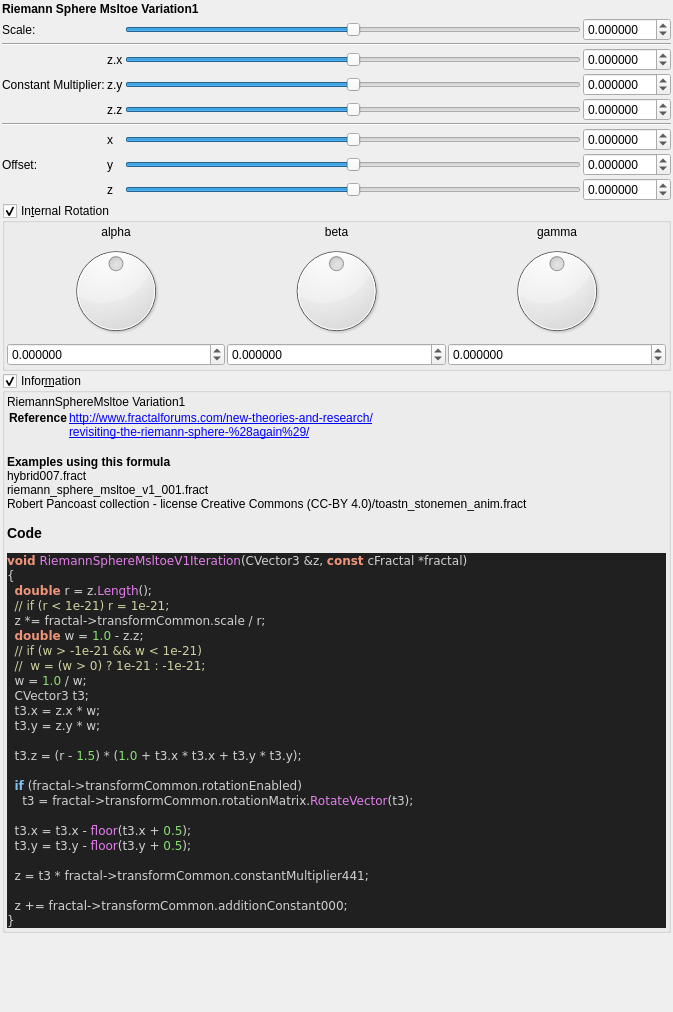
<?xml version="1.0" encoding="UTF-8"?>
<ui version="4.0">
 <class>riemann_sphere_msltoe_v1</class>
 <widget class="QWidget" name="Form">
  <property name="geometry">
   <rect>
    <x>0</x>
    <y>0</y>
    <width>673</width>
    <height>1012</height>
   </rect>
  </property>
  <property name="windowTitle">
   <string notr="true">riemann_sphere_msltoe_v1</string>
  </property>
  <layout class="QVBoxLayout" name="verticalLayout">
   <property name="spacing">
    <number>2</number>
   </property>
   <property name="leftMargin">
    <number>2</number>
   </property>
   <property name="topMargin">
    <number>2</number>
   </property>
   <property name="rightMargin">
    <number>2</number>
   </property>
   <property name="bottomMargin">
    <number>2</number>
   </property>
   <item>
    <widget class="QLabel" name="label_252">
     <property name="font">
      <font>
       <weight>75</weight>
       <bold>true</bold>
      </font>
     </property>
     <property name="text">
      <string>Riemann Sphere Msltoe Variation1</string>
     </property>
    </widget>
   </item>
   <item>
    <layout class="QGridLayout" name="gridLayout_63">
     <property name="spacing">
      <number>2</number>
     </property>
     <item row="2" column="4">
      <widget class="MyDoubleSpinBox" name="spinbox3_transf_constant_multiplier_441_x">
       <property name="sizePolicy">
        <sizepolicy hsizetype="Minimum" vsizetype="Maximum">
         <horstretch>0</horstretch>
         <verstretch>0</verstretch>
        </sizepolicy>
       </property>
       <property name="prefix">
        <string/>
       </property>
       <property name="suffix">
        <string/>
       </property>
       <property name="decimals">
        <number>6</number>
       </property>
       <property name="minimum">
        <double>-99.989999999999995</double>
       </property>
       <property name="maximum">
        <double>99.989999999999995</double>
       </property>
       <property name="singleStep">
        <double>0.100000000000000</double>
       </property>
      </widget>
     </item>
     <item row="3" column="4">
      <widget class="MyDoubleSpinBox" name="spinbox3_transf_constant_multiplier_441_y">
       <property name="sizePolicy">
        <sizepolicy hsizetype="Minimum" vsizetype="Maximum">
         <horstretch>0</horstretch>
         <verstretch>0</verstretch>
        </sizepolicy>
       </property>
       <property name="prefix">
        <string/>
       </property>
       <property name="suffix">
        <string/>
       </property>
       <property name="decimals">
        <number>6</number>
       </property>
       <property name="minimum">
        <double>-99.989999999999995</double>
       </property>
       <property name="maximum">
        <double>99.989999999999995</double>
       </property>
       <property name="singleStep">
        <double>0.100000000000000</double>
       </property>
      </widget>
     </item>
     <item row="3" column="1">
      <widget class="QLabel" name="label_108">
       <property name="text">
        <string>Constant Multiplier:</string>
       </property>
      </widget>
     </item>
     <item row="4" column="3">
      <widget class="QSlider" name="slider3_transf_constant_multiplier_441_z">
       <property name="sizePolicy">
        <sizepolicy hsizetype="Expanding" vsizetype="Maximum">
         <horstretch>0</horstretch>
         <verstretch>0</verstretch>
        </sizepolicy>
       </property>
       <property name="minimum">
        <number>-10000000</number>
       </property>
       <property name="maximum">
        <number>10000000</number>
       </property>
       <property name="value">
        <number>0</number>
       </property>
       <property name="sliderPosition">
        <number>0</number>
       </property>
       <property name="orientation">
        <enum>Qt::Horizontal</enum>
       </property>
      </widget>
     </item>
     <item row="4" column="2">
      <widget class="QLabel" name="label_111">
       <property name="text">
        <string notr="true">z.z</string>
       </property>
      </widget>
     </item>
     <item row="4" column="4">
      <widget class="MyDoubleSpinBox" name="spinbox3_transf_constant_multiplier_441_z">
       <property name="sizePolicy">
        <sizepolicy hsizetype="Minimum" vsizetype="Maximum">
         <horstretch>0</horstretch>
         <verstretch>0</verstretch>
        </sizepolicy>
       </property>
       <property name="prefix">
        <string/>
       </property>
       <property name="suffix">
        <string/>
       </property>
       <property name="decimals">
        <number>6</number>
       </property>
       <property name="minimum">
        <double>-99.989999999999995</double>
       </property>
       <property name="maximum">
        <double>99.989999999999995</double>
       </property>
       <property name="singleStep">
        <double>0.100000000000000</double>
       </property>
      </widget>
     </item>
     <item row="1" column="1" colspan="4">
      <widget class="Line" name="line_55">
       <property name="orientation">
        <enum>Qt::Horizontal</enum>
       </property>
      </widget>
     </item>
     <item row="7" column="1">
      <widget class="QLabel" name="label_255">
       <property name="text">
        <string>Offset:</string>
       </property>
      </widget>
     </item>
     <item row="6" column="1">
      <widget class="QLabel" name="label_253">
       <property name="text">
        <string/>
       </property>
      </widget>
     </item>
     <item row="0" column="4">
      <widget class="MyDoubleSpinBox" name="spinbox_transf_scale">
       <property name="sizePolicy">
        <sizepolicy hsizetype="Minimum" vsizetype="Maximum">
         <horstretch>0</horstretch>
         <verstretch>0</verstretch>
        </sizepolicy>
       </property>
       <property name="prefix">
        <string/>
       </property>
       <property name="suffix">
        <string/>
       </property>
       <property name="decimals">
        <number>6</number>
       </property>
       <property name="minimum">
        <double>-99.989999999999995</double>
       </property>
       <property name="maximum">
        <double>99.989999999999995</double>
       </property>
       <property name="singleStep">
        <double>0.100000000000000</double>
       </property>
      </widget>
     </item>
     <item row="8" column="1">
      <widget class="QLabel" name="label_257">
       <property name="text">
        <string/>
       </property>
      </widget>
     </item>
     <item row="7" column="4">
      <widget class="MyDoubleSpinBox" name="spinbox3_transf_addition_constant_y">
       <property name="sizePolicy">
        <sizepolicy hsizetype="Minimum" vsizetype="Maximum">
         <horstretch>0</horstretch>
         <verstretch>0</verstretch>
        </sizepolicy>
       </property>
       <property name="prefix">
        <string/>
       </property>
       <property name="suffix">
        <string/>
       </property>
       <property name="decimals">
        <number>6</number>
       </property>
       <property name="minimum">
        <double>-99.989999999999995</double>
       </property>
       <property name="maximum">
        <double>99.989999999999995</double>
       </property>
       <property name="singleStep">
        <double>0.100000000000000</double>
       </property>
      </widget>
     </item>
     <item row="6" column="4">
      <widget class="MyDoubleSpinBox" name="spinbox3_transf_addition_constant_x">
       <property name="sizePolicy">
        <sizepolicy hsizetype="Minimum" vsizetype="Maximum">
         <horstretch>0</horstretch>
         <verstretch>0</verstretch>
        </sizepolicy>
       </property>
       <property name="prefix">
        <string/>
       </property>
       <property name="suffix">
        <string/>
       </property>
       <property name="decimals">
        <number>6</number>
       </property>
       <property name="minimum">
        <double>-99.989999999999995</double>
       </property>
       <property name="maximum">
        <double>99.989999999999995</double>
       </property>
       <property name="singleStep">
        <double>0.100000000000000</double>
       </property>
      </widget>
     </item>
     <item row="0" column="1">
      <widget class="QLabel" name="label_251">
       <property name="text">
        <string>Scale:</string>
       </property>
      </widget>
     </item>
     <item row="7" column="3">
      <widget class="QSlider" name="slider3_transf_addition_constant_y">
       <property name="sizePolicy">
        <sizepolicy hsizetype="Expanding" vsizetype="Maximum">
         <horstretch>0</horstretch>
         <verstretch>0</verstretch>
        </sizepolicy>
       </property>
       <property name="minimum">
        <number>-5000000</number>
       </property>
       <property name="maximum">
        <number>5000000</number>
       </property>
       <property name="singleStep">
        <number>1</number>
       </property>
       <property name="orientation">
        <enum>Qt::Horizontal</enum>
       </property>
      </widget>
     </item>
     <item row="0" column="3">
      <widget class="QSlider" name="slider_transf_scale">
       <property name="sizePolicy">
        <sizepolicy hsizetype="Preferred" vsizetype="Preferred">
         <horstretch>0</horstretch>
         <verstretch>0</verstretch>
        </sizepolicy>
       </property>
       <property name="minimum">
        <number>-5000000</number>
       </property>
       <property name="maximum">
        <number>5000000</number>
       </property>
       <property name="singleStep">
        <number>1</number>
       </property>
       <property name="orientation">
        <enum>Qt::Horizontal</enum>
       </property>
      </widget>
     </item>
     <item row="8" column="4">
      <widget class="MyDoubleSpinBox" name="spinbox3_transf_addition_constant_z">
       <property name="sizePolicy">
        <sizepolicy hsizetype="Minimum" vsizetype="Maximum">
         <horstretch>0</horstretch>
         <verstretch>0</verstretch>
        </sizepolicy>
       </property>
       <property name="prefix">
        <string/>
       </property>
       <property name="suffix">
        <string/>
       </property>
       <property name="decimals">
        <number>6</number>
       </property>
       <property name="minimum">
        <double>-99.989999999999995</double>
       </property>
       <property name="maximum">
        <double>99.989999999999995</double>
       </property>
       <property name="singleStep">
        <double>0.100000000000000</double>
       </property>
      </widget>
     </item>
     <item row="6" column="3">
      <widget class="QSlider" name="slider3_transf_addition_constant_x">
       <property name="sizePolicy">
        <sizepolicy hsizetype="Preferred" vsizetype="Preferred">
         <horstretch>0</horstretch>
         <verstretch>0</verstretch>
        </sizepolicy>
       </property>
       <property name="minimum">
        <number>-5000000</number>
       </property>
       <property name="maximum">
        <number>5000000</number>
       </property>
       <property name="singleStep">
        <number>1</number>
       </property>
       <property name="orientation">
        <enum>Qt::Horizontal</enum>
       </property>
      </widget>
     </item>
     <item row="8" column="3">
      <widget class="QSlider" name="slider3_transf_addition_constant_z">
       <property name="sizePolicy">
        <sizepolicy hsizetype="Expanding" vsizetype="Maximum">
         <horstretch>0</horstretch>
         <verstretch>0</verstretch>
        </sizepolicy>
       </property>
       <property name="minimum">
        <number>-5000000</number>
       </property>
       <property name="maximum">
        <number>5000000</number>
       </property>
       <property name="singleStep">
        <number>1</number>
       </property>
       <property name="orientation">
        <enum>Qt::Horizontal</enum>
       </property>
      </widget>
     </item>
     <item row="2" column="3">
      <widget class="QSlider" name="slider3_transf_constant_multiplier_441_x">
       <property name="sizePolicy">
        <sizepolicy hsizetype="Expanding" vsizetype="Maximum">
         <horstretch>0</horstretch>
         <verstretch>0</verstretch>
        </sizepolicy>
       </property>
       <property name="minimum">
        <number>-10000000</number>
       </property>
       <property name="maximum">
        <number>10000000</number>
       </property>
       <property name="value">
        <number>0</number>
       </property>
       <property name="sliderPosition">
        <number>0</number>
       </property>
       <property name="orientation">
        <enum>Qt::Horizontal</enum>
       </property>
      </widget>
     </item>
     <item row="3" column="2">
      <widget class="QLabel" name="label_110">
       <property name="text">
        <string notr="true">z.y</string>
       </property>
      </widget>
     </item>
     <item row="2" column="2">
      <widget class="QLabel" name="label_109">
       <property name="text">
        <string notr="true">z.x</string>
       </property>
      </widget>
     </item>
     <item row="3" column="3">
      <widget class="QSlider" name="slider3_transf_constant_multiplier_441_y">
       <property name="sizePolicy">
        <sizepolicy hsizetype="Expanding" vsizetype="Maximum">
         <horstretch>0</horstretch>
         <verstretch>0</verstretch>
        </sizepolicy>
       </property>
       <property name="minimum">
        <number>-10000000</number>
       </property>
       <property name="maximum">
        <number>10000000</number>
       </property>
       <property name="value">
        <number>0</number>
       </property>
       <property name="sliderPosition">
        <number>0</number>
       </property>
       <property name="orientation">
        <enum>Qt::Horizontal</enum>
       </property>
      </widget>
     </item>
     <item row="6" column="2">
      <widget class="QLabel" name="label_112">
       <property name="text">
        <string notr="true">x</string>
       </property>
      </widget>
     </item>
     <item row="5" column="1" colspan="4">
      <widget class="Line" name="line_53">
       <property name="orientation">
        <enum>Qt::Horizontal</enum>
       </property>
      </widget>
     </item>
     <item row="7" column="2">
      <widget class="QLabel" name="label_113">
       <property name="text">
        <string notr="true">y</string>
       </property>
      </widget>
     </item>
     <item row="8" column="2">
      <widget class="QLabel" name="label_114">
       <property name="text">
        <string notr="true">z</string>
       </property>
      </widget>
     </item>
    </layout>
   </item>
   <item>
    <widget class="MyGroupBox" name="groupCheck_transf_rotation_enabled">
     <property name="title">
      <string>In&amp;ternal Rotation</string>
     </property>
     <property name="checkable">
      <bool>true</bool>
     </property>
     <layout class="QVBoxLayout" name="verticalLayout_8" stretch="0">
      <property name="spacing">
       <number>2</number>
      </property>
      <property name="leftMargin">
       <number>2</number>
      </property>
      <property name="topMargin">
       <number>2</number>
      </property>
      <property name="rightMargin">
       <number>2</number>
      </property>
      <property name="bottomMargin">
       <number>2</number>
      </property>
      <item>
       <layout class="QGridLayout" name="gridLayout_10">
        <property name="spacing">
         <number>2</number>
        </property>
        <item row="1" column="2">
         <widget class="QLabel" name="label_36">
          <property name="text">
           <string notr="true">gamma</string>
          </property>
          <property name="alignment">
           <set>Qt::AlignCenter</set>
          </property>
         </widget>
        </item>
        <item row="1" column="1">
         <widget class="QLabel" name="label_34">
          <property name="text">
           <string notr="true">beta</string>
          </property>
          <property name="alignment">
           <set>Qt::AlignCenter</set>
          </property>
         </widget>
        </item>
        <item row="1" column="0">
         <widget class="QLabel" name="label_35">
          <property name="text">
           <string notr="true">alpha</string>
          </property>
          <property name="alignment">
           <set>Qt::AlignCenter</set>
          </property>
         </widget>
        </item>
        <item row="2" column="1">
         <widget class="QDial" name="dial3_transf_rotation_y">
          <property name="minimum">
           <number>-18000</number>
          </property>
          <property name="maximum">
           <number>18000</number>
          </property>
          <property name="wrapping">
           <bool>true</bool>
          </property>
         </widget>
        </item>
        <item row="2" column="2">
         <widget class="QDial" name="dial3_transf_rotation_z">
          <property name="minimum">
           <number>-18000</number>
          </property>
          <property name="maximum">
           <number>18000</number>
          </property>
          <property name="wrapping">
           <bool>true</bool>
          </property>
         </widget>
        </item>
        <item row="3" column="0">
         <widget class="MyDoubleSpinBox" name="spinboxd3_transf_rotation_x">
          <property name="sizePolicy">
           <sizepolicy hsizetype="Minimum" vsizetype="Maximum">
            <horstretch>0</horstretch>
            <verstretch>0</verstretch>
           </sizepolicy>
          </property>
          <property name="prefix">
           <string/>
          </property>
          <property name="suffix">
           <string/>
          </property>
          <property name="decimals">
           <number>6</number>
          </property>
          <property name="minimum">
           <double>-180.000000000000000</double>
          </property>
          <property name="maximum">
           <double>180.000000000000000</double>
          </property>
          <property name="singleStep">
           <double>1.000000000000000</double>
          </property>
         </widget>
        </item>
        <item row="2" column="0">
         <widget class="QDial" name="dial3_transf_rotation_x">
          <property name="minimum">
           <number>-18000</number>
          </property>
          <property name="maximum">
           <number>18000</number>
          </property>
          <property name="wrapping">
           <bool>true</bool>
          </property>
         </widget>
        </item>
        <item row="3" column="2">
         <widget class="MyDoubleSpinBox" name="spinboxd3_transf_rotation_z">
          <property name="sizePolicy">
           <sizepolicy hsizetype="Minimum" vsizetype="Maximum">
            <horstretch>0</horstretch>
            <verstretch>0</verstretch>
           </sizepolicy>
          </property>
          <property name="prefix">
           <string/>
          </property>
          <property name="suffix">
           <string/>
          </property>
          <property name="decimals">
           <number>6</number>
          </property>
          <property name="minimum">
           <double>-180.000000000000000</double>
          </property>
          <property name="maximum">
           <double>180.000000000000000</double>
          </property>
          <property name="singleStep">
           <double>1.000000000000000</double>
          </property>
         </widget>
        </item>
        <item row="3" column="1">
         <widget class="MyDoubleSpinBox" name="spinboxd3_transf_rotation_y">
          <property name="sizePolicy">
           <sizepolicy hsizetype="Minimum" vsizetype="Maximum">
            <horstretch>0</horstretch>
            <verstretch>0</verstretch>
           </sizepolicy>
          </property>
          <property name="prefix">
           <string/>
          </property>
          <property name="suffix">
           <string/>
          </property>
          <property name="decimals">
           <number>6</number>
          </property>
          <property name="minimum">
           <double>-180.000000000000000</double>
          </property>
          <property name="maximum">
           <double>180.000000000000000</double>
          </property>
          <property name="singleStep">
           <double>1.000000000000000</double>
          </property>
         </widget>
        </item>
       </layout>
      </item>
     </layout>
    </widget>
   </item>
   <item>
    <widget class="MyGroupBox" name="groupCheck_info">
     <property name="title">
      <string>Infor&amp;mation</string>
     </property>
     <property name="flat">
      <bool>false</bool>
     </property>
     <property name="checkable">
      <bool>true</bool>
     </property>
     <layout class="QVBoxLayout" name="verticalLayout_2">
      <property name="spacing">
       <number>2</number>
      </property>
      <property name="leftMargin">
       <number>2</number>
      </property>
      <property name="topMargin">
       <number>2</number>
      </property>
      <property name="rightMargin">
       <number>2</number>
      </property>
      <property name="bottomMargin">
       <number>2</number>
      </property>
      <item>
       <widget class="QLabel" name="label_code_content">
        <property name="text">
         <string notr="true">&lt;p&gt;RiemannSphereMsltoe Variation1&lt;/p&gt;&lt;table&gt;
&lt;tr&gt;&lt;th&gt;Reference&lt;/th&gt;&lt;td&gt;&lt;a href=&quot;http://www.fractalforums.com/new-theories-and-research/&quot;&gt;http://www.fractalforums.com/new-theories-and-research/&lt;br&gt;
&lt;a href=&quot;revisiting-the-riemann-sphere-%28again%29/&quot;&gt;revisiting-the-riemann-sphere-%28again%29/&lt;br&gt;
&lt;/td&gt;&lt;/tr&gt;
&lt;/table&gt;
&lt;br&gt;&lt;b&gt;Examples using this formula&lt;/b&gt;&lt;br&gt;hybrid007.fract&lt;br&gt;riemann_sphere_msltoe_v1_001.fract&lt;br&gt;Robert Pancoast collection - license Creative Commons (CC-BY 4.0)/toastn_stonemen_anim.fract&lt;h3&gt;Code&lt;/h3&gt;
&lt;body style=&quot;background-color:#202020&quot;&gt;
&lt;pre style=&quot;color:#d0d0d0; background-color:#202020;  font-family:'Courier New',monospace;&quot;&gt;&lt;span style=&quot;color:#f09479; font-weight:bold&quot;&gt;void&lt;/span&gt; &lt;span style=&quot;color:#e47eed&quot;&gt;RiemannSphereMsltoeV1Iteration&lt;/span&gt;&lt;span style=&quot;color:#d0d0d0&quot;&gt;(&lt;/span&gt;CVector3 &lt;span style=&quot;color:#d0d0d0&quot;&gt;&amp;amp;&lt;/span&gt;z&lt;span style=&quot;color:#d0d0d0&quot;&gt;,&lt;/span&gt; &lt;span style=&quot;color:#f09479; font-weight:bold&quot;&gt;const&lt;/span&gt; cFractal &lt;span style=&quot;color:#d0d0d0&quot;&gt;*&lt;/span&gt;fractal&lt;span style=&quot;color:#d0d0d0&quot;&gt;)&lt;/span&gt;
&lt;span style=&quot;color:#d0d0d0&quot;&gt;{&lt;/span&gt;
  &lt;span style=&quot;color:#f09479; font-weight:bold&quot;&gt;double&lt;/span&gt; r &lt;span style=&quot;color:#d0d0d0&quot;&gt;=&lt;/span&gt; z&lt;span style=&quot;color:#d0d0d0&quot;&gt;.&lt;/span&gt;&lt;span style=&quot;color:#e47eed&quot;&gt;Length&lt;/span&gt;&lt;span style=&quot;color:#d0d0d0&quot;&gt;();&lt;/span&gt;
  &lt;span style=&quot;color:#d0d0a0&quot;&gt;// if (r &amp;lt; 1e-21) r = 1e-21;&lt;/span&gt;
  z &lt;span style=&quot;color:#d0d0d0&quot;&gt;*=&lt;/span&gt; fractal&lt;span style=&quot;color:#d0d0d0&quot;&gt;-&amp;gt;&lt;/span&gt;transformCommon&lt;span style=&quot;color:#d0d0d0&quot;&gt;.&lt;/span&gt;scale &lt;span style=&quot;color:#d0d0d0&quot;&gt;/&lt;/span&gt; r&lt;span style=&quot;color:#d0d0d0&quot;&gt;;&lt;/span&gt;
  &lt;span style=&quot;color:#f09479; font-weight:bold&quot;&gt;double&lt;/span&gt; w &lt;span style=&quot;color:#d0d0d0&quot;&gt;=&lt;/span&gt; &lt;span style=&quot;color:#87df71&quot;&gt;1.0&lt;/span&gt; &lt;span style=&quot;color:#d0d0d0&quot;&gt;-&lt;/span&gt; z&lt;span style=&quot;color:#d0d0d0&quot;&gt;.&lt;/span&gt;z&lt;span style=&quot;color:#d0d0d0&quot;&gt;;&lt;/span&gt;
  &lt;span style=&quot;color:#d0d0a0&quot;&gt;// if (w &amp;gt; -1e-21 &amp;amp;&amp;amp; w &amp;lt; 1e-21)&lt;/span&gt;
  &lt;span style=&quot;color:#d0d0a0&quot;&gt;//  w = (w &amp;gt; 0) ? 1e-21 : -1e-21;&lt;/span&gt;
  w &lt;span style=&quot;color:#d0d0d0&quot;&gt;=&lt;/span&gt; &lt;span style=&quot;color:#87df71&quot;&gt;1.0&lt;/span&gt; &lt;span style=&quot;color:#d0d0d0&quot;&gt;/&lt;/span&gt; w&lt;span style=&quot;color:#d0d0d0&quot;&gt;;&lt;/span&gt;
  CVector3 t3&lt;span style=&quot;color:#d0d0d0&quot;&gt;;&lt;/span&gt;
  t3&lt;span style=&quot;color:#d0d0d0&quot;&gt;.&lt;/span&gt;x &lt;span style=&quot;color:#d0d0d0&quot;&gt;=&lt;/span&gt; z&lt;span style=&quot;color:#d0d0d0&quot;&gt;.&lt;/span&gt;x &lt;span style=&quot;color:#d0d0d0&quot;&gt;*&lt;/span&gt; w&lt;span style=&quot;color:#d0d0d0&quot;&gt;;&lt;/span&gt;
  t3&lt;span style=&quot;color:#d0d0d0&quot;&gt;.&lt;/span&gt;y &lt;span style=&quot;color:#d0d0d0&quot;&gt;=&lt;/span&gt; z&lt;span style=&quot;color:#d0d0d0&quot;&gt;.&lt;/span&gt;y &lt;span style=&quot;color:#d0d0d0&quot;&gt;*&lt;/span&gt; w&lt;span style=&quot;color:#d0d0d0&quot;&gt;;&lt;/span&gt;

  t3&lt;span style=&quot;color:#d0d0d0&quot;&gt;.&lt;/span&gt;z &lt;span style=&quot;color:#d0d0d0&quot;&gt;= (&lt;/span&gt;r &lt;span style=&quot;color:#d0d0d0&quot;&gt;-&lt;/span&gt; &lt;span style=&quot;color:#87df71&quot;&gt;1.5&lt;/span&gt;&lt;span style=&quot;color:#d0d0d0&quot;&gt;) * (&lt;/span&gt;&lt;span style=&quot;color:#87df71&quot;&gt;1.0&lt;/span&gt; &lt;span style=&quot;color:#d0d0d0&quot;&gt;+&lt;/span&gt; t3&lt;span style=&quot;color:#d0d0d0&quot;&gt;.&lt;/span&gt;x &lt;span style=&quot;color:#d0d0d0&quot;&gt;*&lt;/span&gt; t3&lt;span style=&quot;color:#d0d0d0&quot;&gt;.&lt;/span&gt;x &lt;span style=&quot;color:#d0d0d0&quot;&gt;+&lt;/span&gt; t3&lt;span style=&quot;color:#d0d0d0&quot;&gt;.&lt;/span&gt;y &lt;span style=&quot;color:#d0d0d0&quot;&gt;*&lt;/span&gt; t3&lt;span style=&quot;color:#d0d0d0&quot;&gt;.&lt;/span&gt;y&lt;span style=&quot;color:#d0d0d0&quot;&gt;);&lt;/span&gt;

  &lt;span style=&quot;color:#7ec0ee; font-weight:bold&quot;&gt;if&lt;/span&gt; &lt;span style=&quot;color:#d0d0d0&quot;&gt;(&lt;/span&gt;fractal&lt;span style=&quot;color:#d0d0d0&quot;&gt;-&amp;gt;&lt;/span&gt;transformCommon&lt;span style=&quot;color:#d0d0d0&quot;&gt;.&lt;/span&gt;rotationEnabled&lt;span style=&quot;color:#d0d0d0&quot;&gt;)&lt;/span&gt;
    t3 &lt;span style=&quot;color:#d0d0d0&quot;&gt;=&lt;/span&gt; fractal&lt;span style=&quot;color:#d0d0d0&quot;&gt;-&amp;gt;&lt;/span&gt;transformCommon&lt;span style=&quot;color:#d0d0d0&quot;&gt;.&lt;/span&gt;rotationMatrix&lt;span style=&quot;color:#d0d0d0&quot;&gt;.&lt;/span&gt;&lt;span style=&quot;color:#e47eed&quot;&gt;RotateVector&lt;/span&gt;&lt;span style=&quot;color:#d0d0d0&quot;&gt;(&lt;/span&gt;t3&lt;span style=&quot;color:#d0d0d0&quot;&gt;);&lt;/span&gt;

  t3&lt;span style=&quot;color:#d0d0d0&quot;&gt;.&lt;/span&gt;x &lt;span style=&quot;color:#d0d0d0&quot;&gt;=&lt;/span&gt; t3&lt;span style=&quot;color:#d0d0d0&quot;&gt;.&lt;/span&gt;x &lt;span style=&quot;color:#d0d0d0&quot;&gt;-&lt;/span&gt; &lt;span style=&quot;color:#e47eed&quot;&gt;floor&lt;/span&gt;&lt;span style=&quot;color:#d0d0d0&quot;&gt;(&lt;/span&gt;t3&lt;span style=&quot;color:#d0d0d0&quot;&gt;.&lt;/span&gt;x &lt;span style=&quot;color:#d0d0d0&quot;&gt;+&lt;/span&gt; &lt;span style=&quot;color:#87df71&quot;&gt;0.5&lt;/span&gt;&lt;span style=&quot;color:#d0d0d0&quot;&gt;);&lt;/span&gt;
  t3&lt;span style=&quot;color:#d0d0d0&quot;&gt;.&lt;/span&gt;y &lt;span style=&quot;color:#d0d0d0&quot;&gt;=&lt;/span&gt; t3&lt;span style=&quot;color:#d0d0d0&quot;&gt;.&lt;/span&gt;y &lt;span style=&quot;color:#d0d0d0&quot;&gt;-&lt;/span&gt; &lt;span style=&quot;color:#e47eed&quot;&gt;floor&lt;/span&gt;&lt;span style=&quot;color:#d0d0d0&quot;&gt;(&lt;/span&gt;t3&lt;span style=&quot;color:#d0d0d0&quot;&gt;.&lt;/span&gt;y &lt;span style=&quot;color:#d0d0d0&quot;&gt;+&lt;/span&gt; &lt;span style=&quot;color:#87df71&quot;&gt;0.5&lt;/span&gt;&lt;span style=&quot;color:#d0d0d0&quot;&gt;);&lt;/span&gt;

  z &lt;span style=&quot;color:#d0d0d0&quot;&gt;=&lt;/span&gt; t3 &lt;span style=&quot;color:#d0d0d0&quot;&gt;*&lt;/span&gt; fractal&lt;span style=&quot;color:#d0d0d0&quot;&gt;-&amp;gt;&lt;/span&gt;transformCommon&lt;span style=&quot;color:#d0d0d0&quot;&gt;.&lt;/span&gt;constantMultiplier441&lt;span style=&quot;color:#d0d0d0&quot;&gt;;&lt;/span&gt;

  z &lt;span style=&quot;color:#d0d0d0&quot;&gt;+=&lt;/span&gt; fractal&lt;span style=&quot;color:#d0d0d0&quot;&gt;-&amp;gt;&lt;/span&gt;transformCommon&lt;span style=&quot;color:#d0d0d0&quot;&gt;.&lt;/span&gt;additionConstant000&lt;span style=&quot;color:#d0d0d0&quot;&gt;;&lt;/span&gt;
&lt;span style=&quot;color:#d0d0d0&quot;&gt;}&lt;/span&gt;
&lt;/pre&gt;
&lt;/body&gt;</string>
        </property>
        <property name="wordWrap">
         <bool>true</bool>
        </property>
        <property name="openExternalLinks">
         <bool>true</bool>
        </property>
        <property name="textInteractionFlags">
         <set>Qt::LinksAccessibleByMouse|Qt::TextSelectableByMouse</set>
        </property>
       </widget>
      </item>
     </layout>
    </widget>
   </item>
   <item>
    <spacer name="verticalSpacer">
     <property name="orientation">
      <enum>Qt::Vertical</enum>
     </property>
     <property name="sizeHint" stdset="0">
      <size>
       <width>20</width>
       <height>40</height>
      </size>
     </property>
    </spacer>
   </item>
  </layout>
 </widget>
 <customwidgets>
  <customwidget>
   <class>MyDoubleSpinBox</class>
   <extends>QDoubleSpinBox</extends>
   <header>my_double_spin_box.h</header>
  </customwidget>
  <customwidget>
   <class>MyGroupBox</class>
   <extends>QGroupBox</extends>
   <header>my_group_box.h</header>
   <container>1</container>
  </customwidget>
 </customwidgets>
 <tabstops>
  <tabstop>slider_transf_scale</tabstop>
  <tabstop>spinbox_transf_scale</tabstop>
  <tabstop>slider3_transf_constant_multiplier_441_x</tabstop>
  <tabstop>spinbox3_transf_constant_multiplier_441_x</tabstop>
  <tabstop>slider3_transf_constant_multiplier_441_y</tabstop>
  <tabstop>spinbox3_transf_constant_multiplier_441_y</tabstop>
  <tabstop>slider3_transf_constant_multiplier_441_z</tabstop>
  <tabstop>spinbox3_transf_constant_multiplier_441_z</tabstop>
  <tabstop>slider3_transf_addition_constant_x</tabstop>
  <tabstop>spinbox3_transf_addition_constant_x</tabstop>
  <tabstop>slider3_transf_addition_constant_y</tabstop>
  <tabstop>spinbox3_transf_addition_constant_y</tabstop>
  <tabstop>slider3_transf_addition_constant_z</tabstop>
  <tabstop>spinbox3_transf_addition_constant_z</tabstop>
  <tabstop>groupCheck_transf_rotation_enabled</tabstop>
  <tabstop>dial3_transf_rotation_x</tabstop>
  <tabstop>dial3_transf_rotation_y</tabstop>
  <tabstop>dial3_transf_rotation_z</tabstop>
  <tabstop>spinboxd3_transf_rotation_x</tabstop>
  <tabstop>spinboxd3_transf_rotation_y</tabstop>
  <tabstop>spinboxd3_transf_rotation_z</tabstop>
  <tabstop>groupCheck_info</tabstop>
 </tabstops>
 <resources/>
 <connections/>
</ui>
